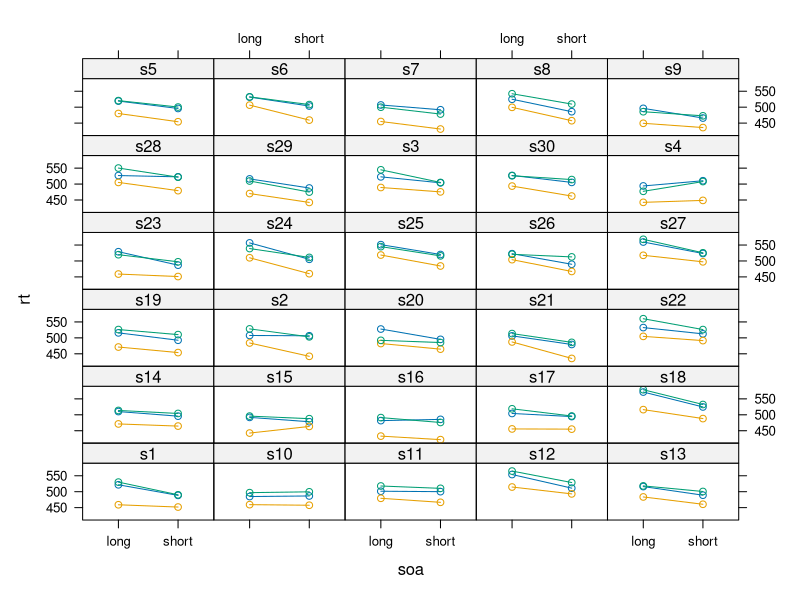

Generate this figure with R:
# simulation_baayen_solution.R

library(lattice)
library(lme4)

n <- 30

datsim <- expand.grid(subject = factor(paste0("s", 1:n)),
                      item = factor(c("w1" , "w2" , "w3" )),
                      soa = factor(c("long" , "short" )))
datsim <- datsim[order(datsim$subject), ]

beta0 <- 522.11
beta1 <- -18.89

sw  <- 21.1
sy0 <- 23.89
sy1 <- 9
ry  <- -1
se  <- 9.9

w <- rnorm(3, mean = 0, sd = sw)
e <- rnorm(n * 6, mean = 0, sd = se)

# Bivariate normal distribution
sig <- matrix(c(sy0^2, ry*sy0*sy1, ry*sy0*sy1, sy1^2), 2, 2)
y01 <- mvtnorm::rmvnorm(n, mean = c(0, 0), sigma = sig)

beta <- c(beta0, beta1)
# Random effects
u <- c(w = w,
       y0 = y01[,1],
       y1 = y01[,2])

X <- model.matrix( ~ soa, datsim)
Z <- model.matrix( ~ 0 + item + subject + subject:soa, datsim,
                  contrasts.arg=list( subject=contrasts(datsim$subject,
                                                        contrasts=FALSE)))

datsim$rt <- X %*% beta + Z %*% u + e

xyplot(rt ~ soa | subject, datsim, group=item, type="b", layout=c(5,6))
